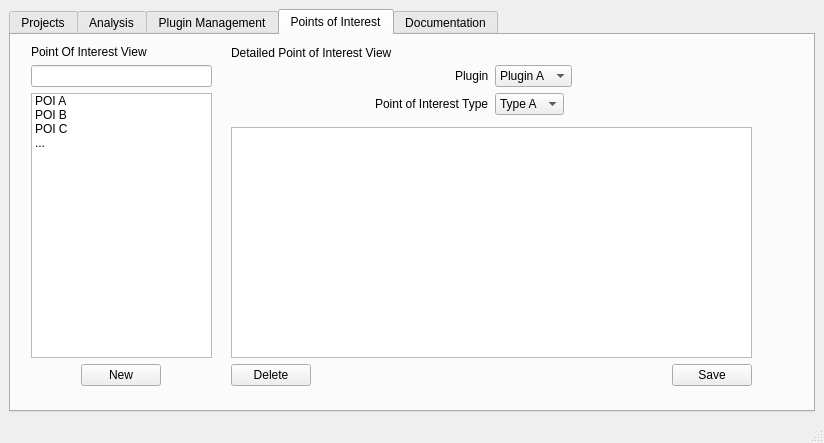
<?xml version="1.0" encoding="UTF-8"?>
<ui version="4.0">
 <class>MainWindow</class>
 <widget class="QMainWindow" name="MainWindow">
  <property name="geometry">
   <rect>
    <x>0</x>
    <y>0</y>
    <width>824</width>
    <height>443</height>
   </rect>
  </property>
  <property name="windowTitle">
   <string>MainWindow</string>
  </property>
  <widget class="QWidget" name="centralwidget">
   <layout class="QHBoxLayout" name="horizontalLayout">
    <item>
     <widget class="QTabWidget" name="tabWidget">
      <property name="currentIndex">
       <number>3</number>
      </property>
      <widget class="QWidget" name="projectsTab">
       <attribute name="title">
        <string>Projects</string>
       </attribute>
      </widget>
      <widget class="QWidget" name="analysisTab">
       <attribute name="title">
        <string>Analysis</string>
       </attribute>
      </widget>
      <widget class="QWidget" name="pluginManagementTab">
       <attribute name="title">
        <string>Plugin Management</string>
       </attribute>
      </widget>
      <widget class="QWidget" name="pointsOfInterestTab">
       <attribute name="title">
        <string>Points of Interest</string>
       </attribute>
       <widget class="QWidget" name="gridLayoutWidget">
        <property name="geometry">
         <rect>
          <x>20</x>
          <y>10</y>
          <width>181</width>
          <height>341</height>
         </rect>
        </property>
        <layout class="QGridLayout" name="gridLayout">
         <item row="0" column="0" alignment="Qt::AlignLeft">
          <widget class="QLabel" name="poiViewLabel">
           <property name="text">
            <string>Point Of Interest View</string>
           </property>
          </widget>
         </item>
         <item row="1" column="0">
          <widget class="QLineEdit" name="searchPOI">
           <property name="text">
            <string/>
           </property>
          </widget>
         </item>
         <item row="2" column="0" alignment="Qt::AlignLeft">
          <widget class="QListWidget" name="poiList">
           <item>
            <property name="text">
             <string>POI A</string>
            </property>
           </item>
           <item>
            <property name="text">
             <string>POI B</string>
            </property>
           </item>
           <item>
            <property name="text">
             <string>POI C</string>
            </property>
           </item>
           <item>
            <property name="text">
             <string>...</string>
            </property>
           </item>
          </widget>
         </item>
         <item row="3" column="0" alignment="Qt::AlignHCenter">
          <widget class="QPushButton" name="newPOI">
           <property name="text">
            <string>New</string>
           </property>
          </widget>
         </item>
        </layout>
       </widget>
       <widget class="QWidget" name="verticalLayoutWidget">
        <property name="geometry">
         <rect>
          <x>220</x>
          <y>30</y>
          <width>521</width>
          <height>321</height>
         </rect>
        </property>
        <layout class="QVBoxLayout" name="verticalLayout">
         <item>
          <layout class="QGridLayout" name="gridLayout_2">
           <item row="0" column="0" alignment="Qt::AlignRight">
            <widget class="QLabel" name="pluginPOILabel">
             <property name="text">
              <string>Plugin</string>
             </property>
            </widget>
           </item>
           <item row="0" column="1" alignment="Qt::AlignLeft">
            <widget class="QComboBox" name="pluginPOIDrop">
             <item>
              <property name="text">
               <string>Plugin A</string>
              </property>
             </item>
             <item>
              <property name="text">
               <string>Plugin B</string>
              </property>
             </item>
             <item>
              <property name="text">
               <string>Plugin C</string>
              </property>
             </item>
            </widget>
           </item>
           <item row="1" column="1" alignment="Qt::AlignLeft">
            <widget class="QComboBox" name="typePOIDrop">
             <item>
              <property name="text">
               <string>Type A</string>
              </property>
             </item>
             <item>
              <property name="text">
               <string>Type B</string>
              </property>
             </item>
             <item>
              <property name="text">
               <string>Type C</string>
              </property>
             </item>
            </widget>
           </item>
           <item row="1" column="0" alignment="Qt::AlignRight">
            <widget class="QLabel" name="poiTypeLabel">
             <property name="text">
              <string>Point of Interest Type</string>
             </property>
            </widget>
           </item>
          </layout>
         </item>
         <item>
          <widget class="Line" name="line_2">
           <property name="orientation">
            <enum>Qt::Vertical</enum>
           </property>
          </widget>
         </item>
         <item>
          <widget class="QListView" name="listView"/>
         </item>
         <item>
          <layout class="QHBoxLayout" name="horizontalLayout_3">
           <item alignment="Qt::AlignLeft">
            <widget class="QPushButton" name="deletePOI">
             <property name="text">
              <string>Delete</string>
             </property>
            </widget>
           </item>
           <item alignment="Qt::AlignRight">
            <widget class="QPushButton" name="savePOI">
             <property name="text">
              <string>Save</string>
             </property>
            </widget>
           </item>
          </layout>
         </item>
        </layout>
       </widget>
       <widget class="QLabel" name="detailedPOILabel">
        <property name="geometry">
         <rect>
          <x>220</x>
          <y>10</y>
          <width>171</width>
          <height>16</height>
         </rect>
        </property>
        <property name="text">
         <string>Detailed Point of Interest View</string>
        </property>
       </widget>
      </widget>
      <widget class="QWidget" name="documentationTab">
       <attribute name="title">
        <string>Documentation</string>
       </attribute>
      </widget>
     </widget>
    </item>
   </layout>
  </widget>
  <widget class="QMenuBar" name="menubar">
   <property name="geometry">
    <rect>
     <x>0</x>
     <y>0</y>
     <width>824</width>
     <height>21</height>
    </rect>
   </property>
  </widget>
  <widget class="QStatusBar" name="statusbar"/>
 </widget>
 <resources/>
 <connections/>
</ui>
